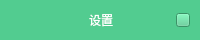
    <widget class="QWidget" name="widget_title" native="true">
     <property name="minimumSize">
      <size>
       <width>0</width>
       <height>40</height>
      </size>
     </property>
     <property name="maximumSize">
      <size>
       <width>16777215</width>
       <height>40</height>
      </size>
     </property>
     <property name="styleSheet">
      <string notr="true">
background-color: rgb(82, 204, 144);
/*border-top-left-radius : 4px; 
border-top-right-radius : 4px; */</string>
     </property>
     <layout class="QHBoxLayout" name="horizontalLayout_13">
      <property name="spacing">
       <number>0</number>
      </property>
      <property name="leftMargin">
       <number>10</number>
      </property>
      <property name="topMargin">
       <number>0</number>
      </property>
      <property name="rightMargin">
       <number>10</number>
      </property>
      <property name="bottomMargin">
       <number>0</number>
      </property>
      <item>
       <widget class="QLabel" name="label_19">
        <property name="minimumSize">
         <size>
          <width>16</width>
          <height>0</height>
         </size>
        </property>
        <property name="maximumSize">
         <size>
          <width>16</width>
          <height>16777215</height>
         </size>
        </property>
        <property name="text">
         <string/>
        </property>
       </widget>
      </item>
      <item>
       <widget class="QLabel" name="label">
        <property name="minimumSize">
         <size>
          <width>0</width>
          <height>40</height>
         </size>
        </property>
        <property name="maximumSize">
         <size>
          <width>16777215</width>
          <height>40</height>
         </size>
        </property>
        <property name="styleSheet">
         <string notr="true">color: rgb(255, 255, 255);
font: 16px &quot;微软雅黑&quot;;</string>
        </property>
        <property name="text">
         <string>设置</string>
        </property>
        <property name="alignment">
         <set>Qt::AlignCenter</set>
        </property>
       </widget>
      </item>
      <item>
       <widget class="QPushButton" name="pushButton_close">
        <property name="minimumSize">
         <size>
          <width>14</width>
          <height>14</height>
         </size>
        </property>
        <property name="maximumSize">
         <size>
          <width>14</width>
          <height>14</height>
         </size>
        </property>
        <property name="styleSheet">
         <string notr="true">QPushButton{	
	border-image: url(:/Login/img/Login/close_green_Normal.png);
}

QPushButton:hover{		
	border-image: url(:/Login/img/Login/close_green_Click.png);
}

QPushButton:pressed{
	border-image: url(:/Login/img/Login/close_green_Normal.png);
}

QPussButton:disable{
	border-image: url(:/Login/img/Login/close_green_Normal.png);
}</string>
        </property>
        <property name="text">
         <string/>
        </property>
       </widget>
      </item>
     </layout>
    </widget>
